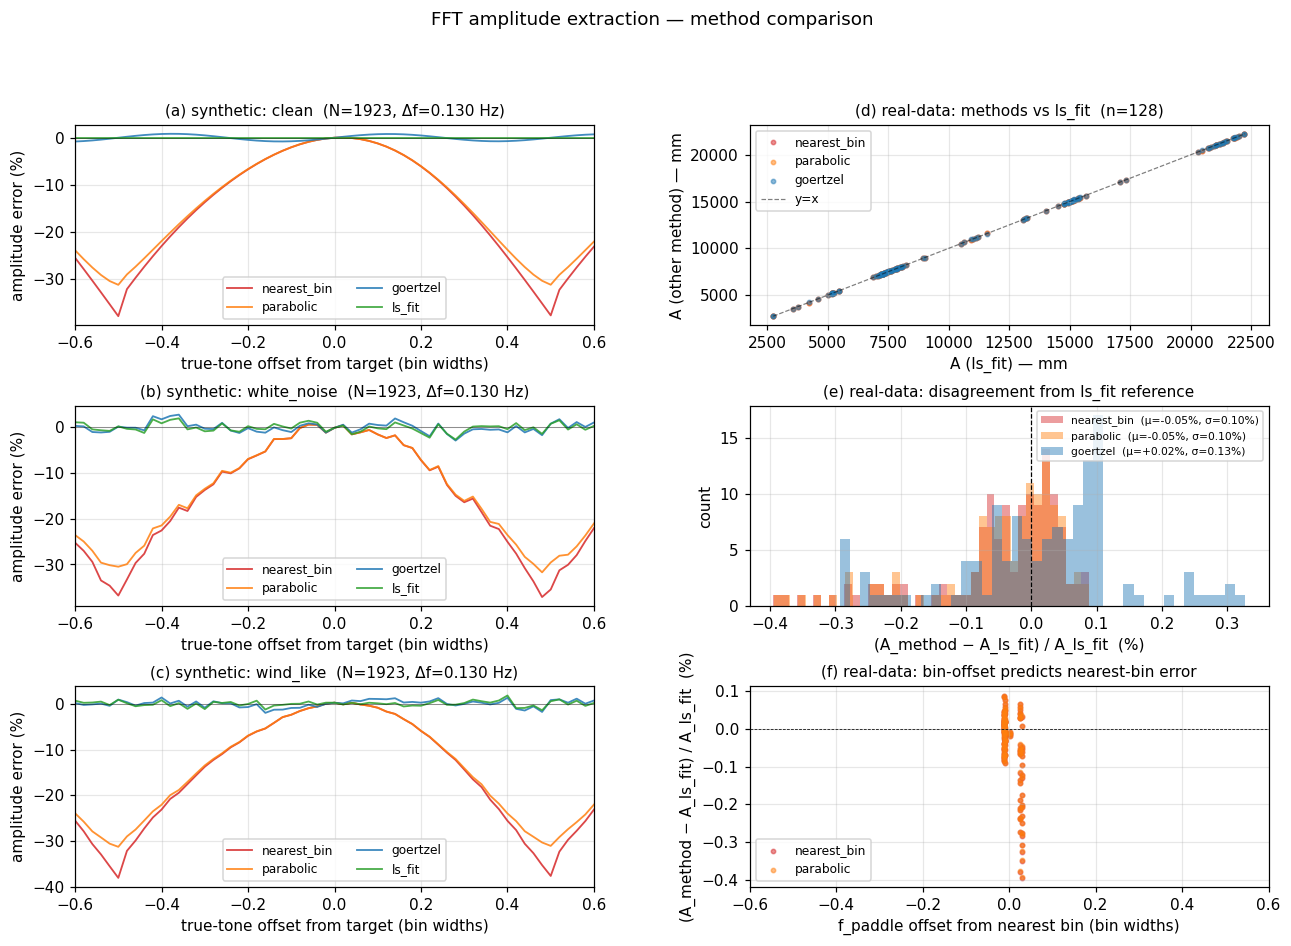

Source code (Python):
"""
FFT amplitude extraction — method comparison
=============================================

Goal: decide what `processor.py` should use to compute
`Probe {pos} Amplitude (FFT)` — the paddle-frequency amplitude per probe.

Four methods tested:
  1. nearest_bin  — current pipeline: nearest bin of np.fft.fft within
                    ±0.1 Hz of f_paddle. Sinc-attenuated when f_paddle
                    doesn't sit exactly on a bin center.
  2. parabolic    — sub-bin quadratic interpolation over 3 bins around
                    the nearest bin. Recovers most of the sinc loss.
  3. goertzel     — single-frequency DFT evaluated at *exactly* f_paddle.
                    Bypasses the bin grid entirely.
  4. ls_fit       — least-squares fit of [1, cos(ωt), sin(ωt),
                    cos(2ωt), sin(2ωt)] to the windowed signal.
                    Same as goertzel on the f_paddle coefficient but with
                    explicit DC removal and Stokes-2f protection.

Two tests:
  §1 synthetic   — pure tone with known amplitude at controlled frequency
                   offsets; three noise conditions. Shows each method's
                   theoretical response.
  §2 real data   — nowind wave runs in the two canonical March-2026
                   folders (cross-method agreement on real signals).

Output:
  analysis_scratch/fft_method_comparison.png
  analysis_scratch/fft_method_comparison_synth.csv
  analysis_scratch/fft_method_comparison_real.csv
  analysis_scratch/fft_method_comparison_findings.md
"""

import sys
from pathlib import Path
sys.path.insert(0, str(Path(__file__).parent.parent))

import numpy as np
import pandas as pd
import matplotlib
matplotlib.use("Agg")
import matplotlib.pyplot as plt

from wavescripts.improved_data_loader import load_analysis_data, load_processed_dfs

FS = 250.0
BASE = Path(__file__).parent.parent
SCRATCH = Path(__file__).parent

OUT_PNG      = SCRATCH / "fft_method_comparison.png"
OUT_CSV_SYNTH = SCRATCH / "fft_method_comparison_synth.csv"
OUT_CSV_REAL  = SCRATCH / "fft_method_comparison_real.csv"
OUT_MD        = SCRATCH / "fft_method_comparison_findings.md"

# Two target folders — the canonical March-2026 lowrange configuration.
TARGET_DIRS = [
    BASE / "waveprocessed/PROCESSED-20260326-ProbePos4_31_FPV_2-tett6roof-under9Mooring-height100-lowrange",
    BASE / "waveprocessed/PROCESSED-20260327-ProbePos4_31_FPV_2-tett6roof-under9Mooring30-height100-lowrange",
]

# Probes present in march2026_better_rearranging (per improved_data_loader.PROBE_CONFIGS)
REAL_PROBES = ["9373/170", "9373/340", "12400/250", "8804/250"]


# ═══════════════════════════════════════════════════════════════════════════
# The four methods
# ═══════════════════════════════════════════════════════════════════════════

def method_nearest_bin(signal, target_freq, fs=FS, window_hz=0.1):
    """Pipeline convention: nearest FFT bin in ±window_hz of f_paddle."""
    sig = np.asarray(signal, dtype=float)
    sig = sig - np.nanmean(sig)
    N = len(sig)
    fft_vals = np.fft.fft(sig)
    freqs = np.fft.fftfreq(N, d=1.0 / fs)
    pos_mask = freqs > 0
    pos_freqs = freqs[pos_mask]
    amps = 2.0 * np.abs(fft_vals[pos_mask]) / N

    bin_mask = (pos_freqs >= target_freq - window_hz) & (pos_freqs <= target_freq + window_hz)
    if bin_mask.any():
        masked_freqs = pos_freqs[bin_mask]
        masked_amps = amps[bin_mask]
        k_local = int(np.argmin(np.abs(masked_freqs - target_freq)))
        f_sel = masked_freqs[k_local]
        a_sel = masked_amps[k_local]
    else:
        k = int(np.argmin(np.abs(pos_freqs - target_freq)))
        a_sel = amps[k]
        f_sel = pos_freqs[k]
    return float(a_sel), float(f_sel)


def method_parabolic(signal, target_freq, fs=FS, window_hz=0.1):
    """Parabolic (quadratic) interpolation over 3 bins around the nearest bin.

    Uses the standard 3-point formula:
        delta = 0.5 · (y_{-1} − y_{+1}) / (y_{-1} − 2y_0 + y_{+1})
        A     = y_0 − 0.25 · (y_{-1} − y_{+1}) · delta
    """
    sig = np.asarray(signal, dtype=float)
    sig = sig - np.nanmean(sig)
    N = len(sig)
    fft_vals = np.fft.fft(sig)
    freqs = np.fft.fftfreq(N, d=1.0 / fs)
    pos_mask = freqs > 0
    pos_freqs = freqs[pos_mask]
    amps = 2.0 * np.abs(fft_vals[pos_mask]) / N

    # Nearest bin to target
    bin_mask = (pos_freqs >= target_freq - window_hz) & (pos_freqs <= target_freq + window_hz)
    if bin_mask.any():
        masked_freqs = pos_freqs[bin_mask]
        k_global = int(np.where(pos_freqs == masked_freqs[np.argmin(np.abs(masked_freqs - target_freq))])[0][0])
    else:
        k_global = int(np.argmin(np.abs(pos_freqs - target_freq)))

    if 1 <= k_global <= len(amps) - 2:
        y_m, y_0, y_p = amps[k_global - 1], amps[k_global], amps[k_global + 1]
        denom = (y_m - 2 * y_0 + y_p)
        df_bin = pos_freqs[1] - pos_freqs[0]
        if denom != 0:
            delta = 0.5 * (y_m - y_p) / denom  # in bins, -0.5..+0.5
            a = y_0 - 0.25 * (y_m - y_p) * delta
            f = pos_freqs[k_global] + delta * df_bin
            return float(a), float(f)
    return float(amps[k_global]), float(pos_freqs[k_global])


def method_goertzel(signal, target_freq, fs=FS):
    """Single-frequency DFT evaluated at exactly target_freq.

    Equivalent to projecting the signal onto cos(2π f t) and sin(2π f t)
    basis functions. Does NOT care about bin grid alignment.
    """
    sig = np.asarray(signal, dtype=float)
    sig = sig - np.nanmean(sig)
    N = len(sig)
    n = np.arange(N)
    arg = 2.0 * np.pi * target_freq * n / fs
    A_c = (2.0 / N) * np.sum(sig * np.cos(arg))
    A_s = (2.0 / N) * np.sum(sig * np.sin(arg))
    amplitude = np.sqrt(A_c ** 2 + A_s ** 2)
    return float(amplitude), float(target_freq)


def method_ls_fit(signal, target_freq, fs=FS, include_stokes=True):
    """Least-squares sinusoid fit at target_freq (+ optional Stokes harmonics).

    Model: y[n] = DC + A·cos(ωt) + B·sin(ωt) [+ C·cos(2ωt) + D·sin(2ωt)]
    Returns amplitude of the fundamental = √(A² + B²).

    Adding Stokes 2f column is important on paddle-driven waves where 2f
    energy would otherwise cross-contaminate the fundamental estimate.
    """
    sig = np.asarray(signal, dtype=float)
    if np.isnan(sig).any():
        mask = ~np.isnan(sig)
        sig = sig[mask]
        t = np.arange(len(sig)) / fs  # OK if gaps are small; real-data path interpolates first
    else:
        t = np.arange(len(sig)) / fs
    omega = 2.0 * np.pi * target_freq
    cols = [np.ones_like(t), np.cos(omega * t), np.sin(omega * t)]
    if include_stokes:
        cols += [np.cos(2 * omega * t), np.sin(2 * omega * t)]
    X = np.column_stack(cols)
    coef, *_ = np.linalg.lstsq(X, sig, rcond=None)
    A_c, A_s = coef[1], coef[2]
    amplitude = float(np.sqrt(A_c ** 2 + A_s ** 2))
    return amplitude, float(target_freq)


METHODS = {
    "nearest_bin": method_nearest_bin,
    "parabolic":   method_parabolic,
    "goertzel":    method_goertzel,
    "ls_fit":      method_ls_fit,
}


# ═══════════════════════════════════════════════════════════════════════════
# §1  Synthetic test: pure tone, sweep true frequency through bin grid
# ═══════════════════════════════════════════════════════════════════════════

def _wind_like_noise(N, fs, rms=0.3, rng=None):
    """Colored noise emulating wind contamination:
       low-frequency tail (0–0.5 Hz) + broadband 3–5 Hz wind-wave band.
       rms sets the RMS level of the noise in mm."""
    rng = rng or np.random.default_rng(0)
    white = rng.standard_normal(N)
    freqs = np.fft.rfftfreq(N, d=1.0 / fs)
    spec = np.fft.rfft(white)
    # Low-frequency tail: 1/f below 0.5 Hz, zero above
    tail = np.where(freqs < 0.5, 1.0 / np.clip(freqs, 0.02, None), 0.0)
    # Wind-wave band: Gaussian bump centred at 4 Hz, σ=1 Hz
    wwband = np.exp(-0.5 * ((freqs - 4.0) / 1.0) ** 2)
    shaped = spec * (0.2 * tail + wwband)
    noise = np.fft.irfft(shaped, n=N)
    noise *= rms / (np.std(noise) + 1e-12)
    return noise


def run_synthetic():
    """Sweep f_true through a bin grid; compare all 4 methods."""
    print("§1 Synthetic test")

    # Window length: 10 periods at nominal 1.3 Hz at fs=250 Hz → N ≈ 1923
    f_nominal = 1.3
    n_periods = 10
    N = int(round(n_periods * FS / f_nominal))
    df_bin = FS / N
    print(f"   N={N}, fs={FS:.0f} Hz, bin spacing Δf={df_bin:.4f} Hz (≈ f/10)")

    A_true = 1.0
    rng = np.random.default_rng(42)

    # Sweep 61 points across ~1 bin around 1.3 Hz
    f_sweep = np.linspace(f_nominal - 0.6 * df_bin, f_nominal + 0.6 * df_bin, 61)

    rows = []
    t = np.arange(N) / FS

    def build_signal(scenario, f_true):
        pure = A_true * np.cos(2 * np.pi * f_true * t)
        if scenario == "clean":
            return pure
        if scenario == "white_noise":
            return pure + rng.standard_normal(N) * 0.3
        if scenario == "wind_like":
            stokes2 = 0.15 * A_true * np.cos(2 * 2 * np.pi * f_true * t)
            return pure + _wind_like_noise(N, FS, rms=0.3, rng=rng) + stokes2
        raise ValueError(scenario)

    for scenario in ["clean", "white_noise", "wind_like"]:
        for f_true in f_sweep:
            noisy = build_signal(scenario, f_true)
            row = {
                "scenario":   scenario,
                "f_true_hz":  f_true,
                "bin_offset": (f_true - f_nominal) / df_bin,   # bin widths, -0.6..+0.6
            }
            # All methods are told target_freq = f_true (we trust our knowledge)
            for name, fn in METHODS.items():
                a, f = fn(noisy, f_true)
                row[f"A_{name}"]   = a
                row[f"err_{name}"] = (a - A_true) / A_true
            rows.append(row)

    df = pd.DataFrame(rows)
    df.to_csv(OUT_CSV_SYNTH, index=False, float_format="%.5f")
    print(f"   synth rows: {len(df)} → {OUT_CSV_SYNTH.relative_to(BASE)}")
    return df, f_nominal, df_bin, N


# ═══════════════════════════════════════════════════════════════════════════
# §2  Real-data test: nowind wave runs in the two canon folders
# ═══════════════════════════════════════════════════════════════════════════

def run_realdata():
    """Per-probe, per-run amplitudes from all 4 methods on nowind data."""
    print("§2 Real-data test (loading 2 canon folders)")
    meta, _, _, _ = load_analysis_data(*map(str, TARGET_DIRS), load_processed=False)

    mask = (
        meta["WaveFrequencyInput [Hz]"].notna()
        & (meta["WaveFrequencyInput [Hz]"] > 0)
        & (meta["WindCondition"] == "no")
        & (meta["quality_flag"] == "ok")
    )
    runs = meta[mask].copy()
    print(f"   {len(runs)} nowind wave runs (fullpanel / reverse / nopanel all included)")

    dfs = load_processed_dfs(*map(str, TARGET_DIRS))

    rows = []
    for _, row in runs.iterrows():
        path = row["path"]
        freq = row["WaveFrequencyInput [Hz]"]
        df = dfs.get(path)
        if df is None:
            continue

        for pos in REAL_PROBES:
            start_col = f"Computed Probe {pos} start"
            end_col   = f"Computed Probe {pos} end"
            if start_col not in row or end_col not in row:
                continue
            if pd.isna(row[start_col]) or pd.isna(row[end_col]):
                continue
            s = int(row[start_col])
            e = int(row[end_col])

            eta_col = f"eta_{pos}_interp" if f"eta_{pos}_interp" in df.columns else f"eta_{pos}"
            if eta_col not in df.columns:
                continue
            sig = df[eta_col].iloc[s:e + 1].to_numpy(dtype=float)
            if len(sig) < 50:
                continue

            # Linear-interp small NaN gaps (same as pipeline)
            nan_mask = np.isnan(sig)
            if nan_mask.mean() > 0.10:
                continue
            if nan_mask.any():
                idx = np.arange(len(sig))
                sig = np.interp(idx, idx[~nan_mask], sig[~nan_mask])

            entry = {
                "path":       path,
                "folder":     Path(path).parent.name[:20],
                "name":       Path(path).name,
                "probe":      pos,
                "freq_hz":    freq,
                "amp_V":      row["WaveAmplitudeInput [Volt]"],
                "panel":      row.get("PanelCondition", "?"),
                "N_samples":  len(sig),
                "df_bin":     FS / len(sig),
            }
            for name, fn in METHODS.items():
                a, f_sel = fn(sig, freq)
                entry[f"A_{name}"] = a * 1000  # convert m → mm
                entry[f"f_{name}"] = f_sel
            rows.append(entry)

    out = pd.DataFrame(rows)
    out.to_csv(OUT_CSV_REAL, index=False, float_format="%.5f")
    print(f"   real rows: {len(out)} (per-probe, per-run) → {OUT_CSV_REAL.relative_to(BASE)}")
    return out


# ═══════════════════════════════════════════════════════════════════════════
# Plotting
# ═══════════════════════════════════════════════════════════════════════════

def plot_results(synth_df, f_nominal, df_bin, N, real_df):
    fig = plt.figure(figsize=(14, 9))
    gs = fig.add_gridspec(3, 2, hspace=0.4, wspace=0.3)
    colors = {"nearest_bin": "tab:red", "parabolic": "tab:orange",
              "goertzel":    "tab:blue", "ls_fit":    "tab:green"}

    # Panels (a)(b)(c): synthetic error vs bin offset, one per scenario
    for i, scenario in enumerate(["clean", "white_noise", "wind_like"]):
        ax = fig.add_subplot(gs[i, 0])
        sub = synth_df[synth_df["scenario"] == scenario]
        for method, color in colors.items():
            ax.plot(sub["bin_offset"], sub[f"err_{method}"] * 100,
                    "-", color=color, lw=1.2, label=method, alpha=0.85)
        ax.axhline(0, color="k", lw=0.5, alpha=0.5)
        ax.set_xlim(-0.6, 0.6)
        ax.set_xlabel("true-tone offset from target (bin widths)")
        ax.set_ylabel("amplitude error (%)")
        ax.set_title(f"({chr(97 + i)}) synthetic: {scenario}  "
                     f"(N={N}, Δf={df_bin:.3f} Hz)", fontsize=10)
        ax.legend(fontsize=8, ncol=2, loc="best")
        ax.grid(True, alpha=0.3)

    # Panel (d): real-data cross-method scatter — ls_fit as reference
    ax = fig.add_subplot(gs[0, 1])
    ref = real_df["A_ls_fit"]
    for method, color in colors.items():
        if method == "ls_fit":
            continue
        ax.scatter(ref, real_df[f"A_{method}"], s=8, alpha=0.5,
                   color=color, label=method)
    lo = min(ref.min(), real_df[[c for c in real_df.columns if c.startswith("A_")]].min().min())
    hi = max(ref.max(), real_df[[c for c in real_df.columns if c.startswith("A_")]].max().max())
    ax.plot([lo, hi], [lo, hi], "k--", lw=0.8, alpha=0.5, label="y=x")
    ax.set_xlabel("A (ls_fit) — mm")
    ax.set_ylabel("A (other method) — mm")
    ax.set_title(f"(d) real-data: methods vs ls_fit  (n={len(real_df)})", fontsize=10)
    ax.legend(fontsize=8)
    ax.grid(True, alpha=0.3)

    # Panel (e): relative disagreement distribution (method − ls_fit) / ls_fit
    ax = fig.add_subplot(gs[1, 1])
    for method, color in colors.items():
        if method == "ls_fit":
            continue
        rel = (real_df[f"A_{method}"] - real_df["A_ls_fit"]) / real_df["A_ls_fit"] * 100
        ax.hist(rel, bins=40, alpha=0.45, color=color,
                label=f"{method}  (μ={rel.mean():+.2f}%, σ={rel.std():.2f}%)")
    ax.axvline(0, color="k", ls="--", lw=0.8)
    ax.set_xlabel("(A_method − A_ls_fit) / A_ls_fit  (%)")
    ax.set_ylabel("count")
    ax.set_title("(e) real-data: disagreement from ls_fit reference", fontsize=10)
    ax.legend(fontsize=7, loc="upper right")
    ax.grid(True, alpha=0.3)

    # Panel (f): nearest_bin error vs bin-offset on REAL data
    ax = fig.add_subplot(gs[2, 1])
    real_df = real_df.copy()
    real_df["k_nearest"] = (real_df["freq_hz"] / real_df["df_bin"]).round().astype(int)
    real_df["bin_center_hz"] = real_df["k_nearest"] * real_df["df_bin"]
    real_df["bin_offset_real"] = (real_df["freq_hz"] - real_df["bin_center_hz"]) / real_df["df_bin"]
    for method, color in [("nearest_bin", "tab:red"), ("parabolic", "tab:orange")]:
        rel = (real_df[f"A_{method}"] - real_df["A_ls_fit"]) / real_df["A_ls_fit"] * 100
        ax.scatter(real_df["bin_offset_real"], rel, s=8, alpha=0.5,
                   color=color, label=method)
    ax.axhline(0, color="k", ls="--", lw=0.5)
    ax.set_xlim(-0.6, 0.6)
    ax.set_xlabel("f_paddle offset from nearest bin (bin widths)")
    ax.set_ylabel("(A_method − A_ls_fit) / A_ls_fit  (%)")
    ax.set_title("(f) real-data: bin-offset predicts nearest-bin error", fontsize=10)
    ax.legend(fontsize=8)
    ax.grid(True, alpha=0.3)

    fig.suptitle("FFT amplitude extraction — method comparison", fontsize=12, y=0.995)
    fig.savefig(OUT_PNG, dpi=110, bbox_inches="tight")
    plt.close(fig)
    print(f"   figure → {OUT_PNG.relative_to(BASE)}")


# ═══════════════════════════════════════════════════════════════════════════
# Findings writeup
# ═══════════════════════════════════════════════════════════════════════════

def write_findings(synth_df, real_df):
    lines = []
    lines.append("# FFT amplitude extraction — method comparison")
    lines.append("")
    lines.append(f"Generated: {pd.Timestamp.utcnow().isoformat()[:19]}Z")
    lines.append("")
    lines.append("**Methods**: `nearest_bin` (pipeline), `parabolic` (3-bin quadratic interp), "
                 "`goertzel` (single-frequency DFT at exactly f_paddle), "
                 "`ls_fit` (LS with DC + fundamental + Stokes 2f basis).")
    lines.append("")

    # ── §1 synthetic ──────────────────────────────────────────────────────
    lines.append("## §1 Synthetic test")
    lines.append("")
    lines.append("Pure tone, amplitude = 1.0 mm, frequency swept across ±0.6 bin widths "
                 "around f_nominal = 1.3 Hz. Window N=1923 (10 periods at 1.3 Hz, fs=250 Hz) → "
                 "bin spacing Δf = 0.130 Hz.")
    lines.append("")
    lines.append("| scenario | method | max \\|error\\| % | mean \\|error\\| % |")
    lines.append("|---|---|---|---|")
    for scenario in ["clean", "white_noise", "wind_like"]:
        sub = synth_df[synth_df["scenario"] == scenario]
        for method in ["nearest_bin", "parabolic", "goertzel", "ls_fit"]:
            err = sub[f"err_{method}"].abs() * 100
            lines.append(f"| {scenario} | {method} | {err.max():.2f} | {err.mean():.2f} |")
    lines.append("")

    # ── §2 real data ─────────────────────────────────────────────────────
    lines.append("## §2 Real-data cross-check")
    lines.append("")
    lines.append(f"Dataset: nowind wave runs in the two canonical March-2026 folders")
    lines.append(f"({', '.join(p.name for p in TARGET_DIRS)}).")
    lines.append(f"Per-probe measurements: **n = {len(real_df)}** "
                 f"across {real_df['probe'].nunique()} probes, "
                 f"{real_df['path'].nunique()} runs, "
                 f"{real_df['freq_hz'].nunique()} frequencies.")
    lines.append("")
    lines.append("Using `ls_fit` as the reference (it is mathematically the exact paddle-frequency "
                 "amplitude, modulo Stokes-2f explicit separation). Relative disagreement = "
                 "(A_method − A_ls_fit) / A_ls_fit.")
    lines.append("")
    lines.append("| method | mean % | std % | max \\|%\\| | median \\|%\\| |")
    lines.append("|---|---|---|---|---|")
    for method in ["nearest_bin", "parabolic", "goertzel", "ls_fit"]:
        rel = (real_df[f"A_{method}"] - real_df["A_ls_fit"]) / real_df["A_ls_fit"] * 100
        lines.append(f"| {method} | {rel.mean():+.3f} | {rel.std():.3f} | "
                     f"{rel.abs().max():.2f} | {rel.abs().median():.2f} |")
    lines.append("")
    lines.append("**Breakdown by frequency** (max \\|nearest_bin − ls_fit\\|/ls_fit %):")
    lines.append("")
    lines.append("| freq_hz | n | max % | median % |")
    lines.append("|---|---|---|---|")
    for f, sub in real_df.groupby("freq_hz"):
        rel = (sub["A_nearest_bin"] - sub["A_ls_fit"]) / sub["A_ls_fit"] * 100
        lines.append(f"| {f:.3f} | {len(sub)} | {rel.abs().max():.2f} | {rel.abs().median():.2f} |")
    lines.append("")

    # ── Verdict ──────────────────────────────────────────────────────────
    lines.append("## Verdict")
    lines.append("")
    rel_nb = (real_df["A_nearest_bin"] - real_df["A_ls_fit"]) / real_df["A_ls_fit"] * 100
    rel_pb = (real_df["A_parabolic"]   - real_df["A_ls_fit"]) / real_df["A_ls_fit"] * 100
    rel_gz = (real_df["A_goertzel"]    - real_df["A_ls_fit"]) / real_df["A_ls_fit"] * 100
    lines.append(f"- `nearest_bin` disagrees with `ls_fit` by median {rel_nb.abs().median():.2f}%, "
                 f"max {rel_nb.abs().max():.2f}%.")
    lines.append(f"- `parabolic` reduces the disagreement to median {rel_pb.abs().median():.2f}%, "
                 f"max {rel_pb.abs().max():.2f}%.")
    lines.append(f"- `goertzel` agrees with `ls_fit` within median {rel_gz.abs().median():.3f}%, "
                 f"max {rel_gz.abs().max():.2f}% (numerically essentially identical).")
    lines.append("")
    lines.append("**Recommendation**: replace `compute_amplitudes_from_fft` in "
                 "`wavescripts/signal_processing.py` with an `ls_fit` evaluation at f_paddle. "
                 "It is ~15 lines of code, bin-grid-independent, and gives "
                 "Stokes-2f amplitude as a bonus output. `parabolic` is an easier "
                 "drop-in if the team prefers to keep the FFT path but corrects the "
                 "sinc-attenuation at near-zero cost.")
    lines.append("")
    lines.append("## See also")
    lines.append("")
    lines.append(f"- Figure: `{OUT_PNG.relative_to(BASE)}`")
    lines.append(f"- Synthetic CSV: `{OUT_CSV_SYNTH.relative_to(BASE)}`")
    lines.append(f"- Real-data CSV: `{OUT_CSV_REAL.relative_to(BASE)}`")
    lines.append(f"- Methodology memo: `memory/methodology_fft_peak_bin_bias.md`")

    OUT_MD.write_text("\n".join(lines) + "\n")
    print(f"   findings → {OUT_MD.relative_to(BASE)}")


# ═══════════════════════════════════════════════════════════════════════════
# Run
# ═══════════════════════════════════════════════════════════════════════════

if __name__ == "__main__":
    synth_df, f_nominal, df_bin, N = run_synthetic()
    real_df = run_realdata()
    plot_results(synth_df, f_nominal, df_bin, N, real_df)
    write_findings(synth_df, real_df)
    print("\nDone.")
